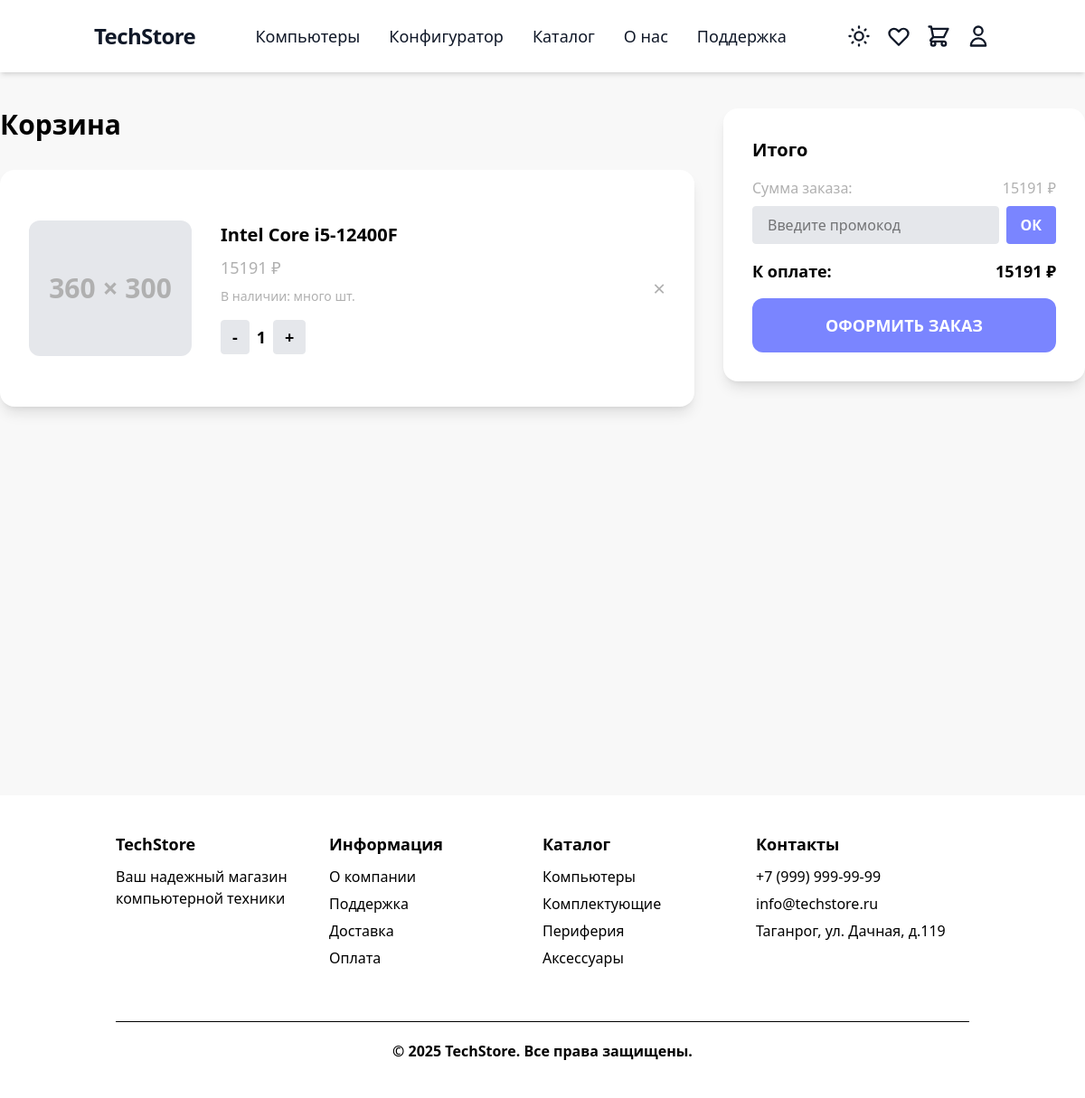
The page /cart/ (signed in) on the database as committed earlier.
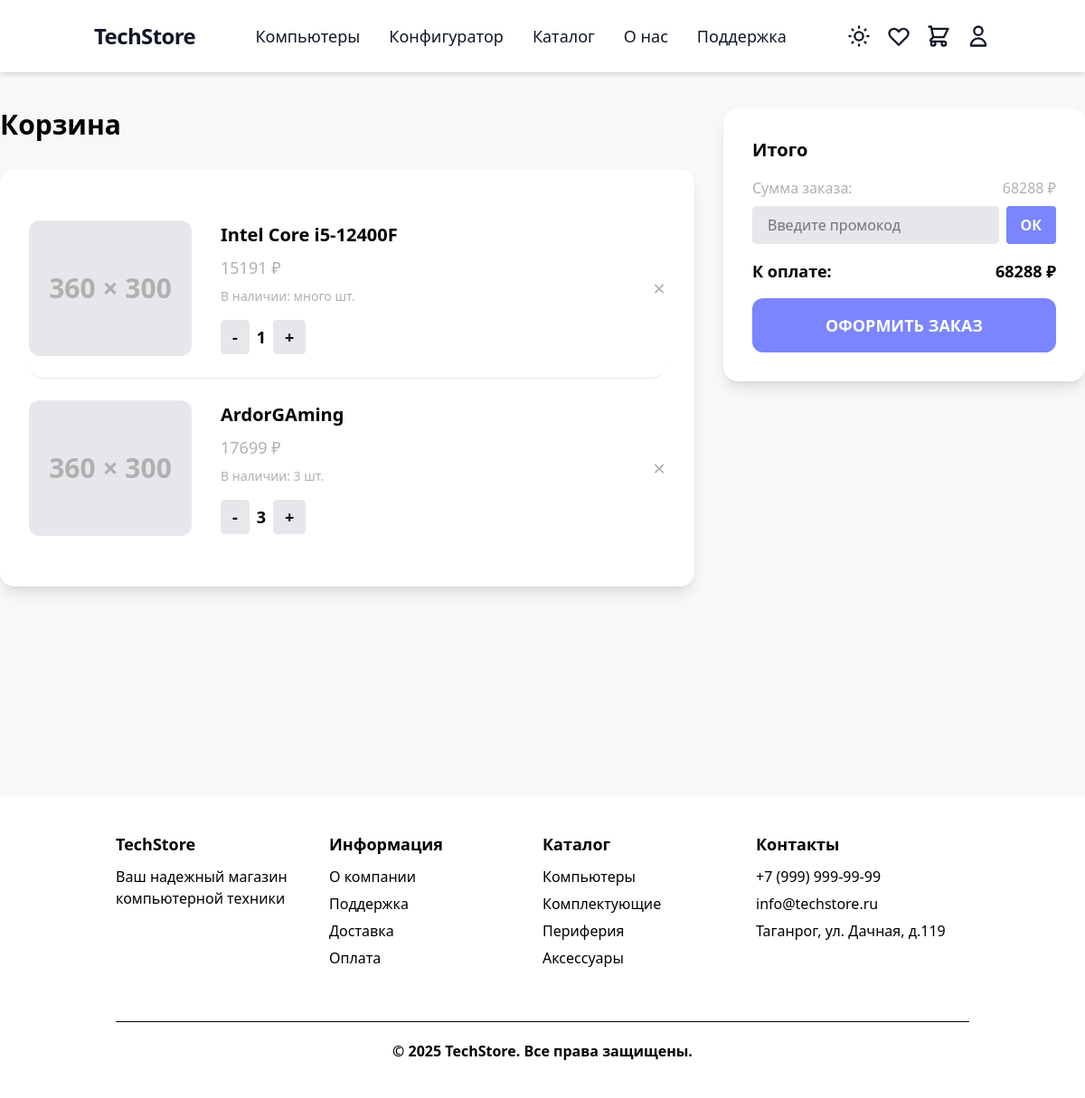
The same page on the database as committed later.
### cart/models.py (models this page shows, shortened)
class CartItem(models.Model):
    user = models.ForeignKey(settings.AUTH_USER_MODEL, on_delete=models.CASCADE, related_name='cart_items', verbose_name='Пользователь')
    product = models.ForeignKey(Product, on_delete=models.CASCADE, verbose_name='Товар')
    quantity = models.PositiveIntegerField('Количество', default=1)
    added_at = models.DateTimeField('Дата добавления', auto_now_add=True)
    class Meta:
        unique_together = ('user', 'product')
        verbose_name = 'Товар в корзине'
        verbose_name_plural = 'Корзина'

### store/models.py (models this page shows, shortened)
class Product(models.Model):
    category = models.ForeignKey(
        Category,
        on_delete=models.PROTECT,
        related_name='products'
    )
    name = models.CharField('Название', max_length=200)
    slug = models.SlugField('URL', max_length=200, unique=True)
    price = models.DecimalField(
        'Цена',
        max_digits=10,
        decimal_places=2,
        validators=[MinValueValidator(Decimal('0.01'))]
    )
    discount = models.PositiveIntegerField('Скидка (%)', default=0)
    stock = models.PositiveIntegerField(
        'Количество на складе',
        default=0,
        help_text='Количество товара на складе'
    )
    min_stock = models.PositiveIntegerField(
        'Минимальный остаток',
        default=0,
        help_text='Минимальное количество для предупреждения о заканчивающемся товаре'
    )
    is_popular = models.BooleanField(
        'Популярный товар',
        default=False,
        help_text='Отметьте, если товар является популярным и должен отображаться в специальных блоках.'
    )
    description = models.TextField(
        'Описание',
        blank=True,
        default='',
        help_text='Можно использовать HTML-теги для форматирования текста (например, <ul>, <li>, <b>, <h3> и т.д.)'
    )
    meta_title = models.CharField('SEO Title', max_length=255, blank=True, default='', help_text='Заголовок для SEO (meta title)')
    meta_description = models.CharField('SEO Description', max_length=500, blank=True, default='', help_text='Описание для SEO (meta description)')
    image = models.ImageField('Фото', upload_to='products/', blank=True, null=True)
    class Meta:
        verbose_name = 'Товар'
        verbose_name_plural = 'Товары'
    @property
    def final_price(self):
        if self.discount:
            discount_decimal = Decimal(str(self.discount)) / Decimal('100')
            return self.price * (Decimal('1') - discount_decimal)
        return self.price

### cart/views.py (the view, shortened to what this page needs)
# urls.py: path('cart/', include('cart.urls')),
@login_required
def cart(request):
    cart_items = CartItem.objects.filter(user=request.user).select_related('product')
    order_sum = sum(item.product.price * item.quantity for item in cart_items)
    total_sum = sum(item.product.final_price * item.quantity for item in cart_items)
    applied_promocode = None
    discount_amount = Decimal('0')
    final_total = total_sum
    try:
        cart_promocode = CartPromoCode.objects.get(user=request.user)
        promocode = cart_promocode.promocode
        is_valid, error_message = promocode.is_valid(user=request.user, order_amount=total_sum)
        if is_valid:
            applied_promocode = promocode
            discount_amount = promocode.calculate_discount(total_sum)
            final_total = total_sum - discount_amount
        else:
            cart_promocode.delete()
            from django.contrib import messages
            messages.warning(request, f'Промокод "{promocode.code}" больше не действителен: {error_message}')
    except CartPromoCode.DoesNotExist:
        pass
    context = {
        'cart_items': cart_items,
        'order_sum': order_sum,
        'total_sum': total_sum,
        'applied_promocode': applied_promocode,
        'discount_amount': discount_amount,
        'final_total': final_total,
    }
    if request.headers.get('X-Requested-With') == 'XMLHttpRequest':
        return render(request, 'cart/cart.html', context)
    return render(request, 'cart/cart.html', context)

### cart/templates/cart/cart.html (shortened to what the changed rows need)
{% extends 'base.html' %}
{% block content %}
<div class="min-h-screen py-10">
  <div class="max-w-7xl mx-auto flex flex-col lg:flex-row gap-8">
    <div class="flex-1">
      <h1 class="text-3xl font-bold text-black dark:text-white mb-8">Корзина</h1>
      <div class="bg-white dark:bg-[#28303F] rounded-2xl p-8 shadow-lg">
        {% for item in cart_items %}
        <div class="cart-item flex items-center gap-8 py-6 border-b border-[#e5e7eb] dark:border-[#363b4a] last:border-b-0 rounded-2xl"
             data-product-id="{{ item.product.id }}"
             data-stock="{{ item.product.stock|default:99 }}">
          <a href="/catalog/{{ item.product.category.product_line.slug }}/{{ item.product.category.slug }}/{{ item.product.slug }}/" class="block">
            <div class="w-[180px] h-[150px] bg-[#e5e7eb] dark:bg-[#28303F] flex items-center justify-center rounded-xl text-3xl text-[#b0b0b0] dark:text-[#7a8599] font-bold shrink-0">
              {% if item.product.image %}
                <img src="{{ item.product.image.url }}" alt="{{ item.product.name }}" class="w-full h-full object-cover rounded-xl">
              {% else %}
                360 × 300
              {% endif %}
            </div>
          </a>
          <div class="flex-1 flex flex-col gap-2">
            <a href="/catalog/{{ item.product.category.product_line.slug }}/{{ item.product.category.slug }}/{{ item.product.slug }}/" class="block">
              <div class="text-black dark:text-white text-xl font-semibold hover:text-purple-400 transition-colors">{{ item.product.name }}</div>
            </a>
            <div class="text-[#b0b0b0] dark:text-[#7a8599] text-lg">{{ item.product.final_price|floatformat:0 }} ₽</div>
            <div class="text-[#b0b0b0] dark:text-[#7a8599] text-sm">В наличии: {{ item.product.stock|default:"много" }} шт.</div>
            <div class="flex items-center gap-2 mt-2">
              <button class="qty-btn bg-[#e5e7eb] dark:bg-[#23283a] border border-[#e5e7eb] dark:border-[#363b4a] text-black dark:text-white rounded px-3 py-1 text-lg font-bold"
                      data-action="decrease"
                      data-product-id="{{ item.product.id }}">-</button>
              <span class="text-black dark:text-white text-lg font-bold qty-value">{{ item.quantity }}</span>
              <button class="qty-btn bg-[#e5e7eb] dark:bg-[#23283a] border border-[#e5e7eb] dark:border-[#363b4a] text-black dark:text-white rounded px-3 py-1 text-lg font-bold"
                      data-action="increase"
                      data-product-id="{{ item.product.id }}">+</button>
            </div>
          </div>
          <div class="flex flex-col items-end gap-2">
            <button class="remove-cart-btn text-[#b0b0b0] dark:text-[#7a8599] text-2xl hover:text-red-500 transition"
                    data-product-id="{{ item.product.id }}">&times;</button>
          </div>
        </div>
        {% empty %}
        <div class="text-black dark:text-white text-center py-12">Ваша корзина пуста.</div>
        {% endfor %}
      </div>
    </div>
    <div class="w-full lg:w-[400px] flex-shrink-0">
      <div class="bg-white dark:bg-[#28303F] rounded-2xl p-8 shadow-lg flex flex-col gap-6">
        <div>
          <div class="flex justify-between text-[#b0b0b0] dark:text-[#7a8599] text-base mb-2">
            <span>Сумма заказа:</span>
            <span id="order-sum">{{ total_sum|floatformat:0 }} ₽</span>
          </div>
          <div class="flex justify-between text-black dark:text-white text-lg font-bold mb-4">
            <span>К оплате:</span>
            <span id="final-total">{{ final_total|floatformat:0 }} ₽</span>
          </div>
        </div>
      </div>
    </div>
  </div>
</div>
{% endblock %}

Rows that differ between the two databases and show on the page:
added CartItem: shows "360 × 300", product.name "ArdorGAming", product.final_price "17699", product.stock "3", quantity "3"
Other text that changed with them:
{{ total_sum|floatformat:0 }}: "15191" → "68288"
{{ final_total|floatformat:0 }}: "15191" → "68288"
